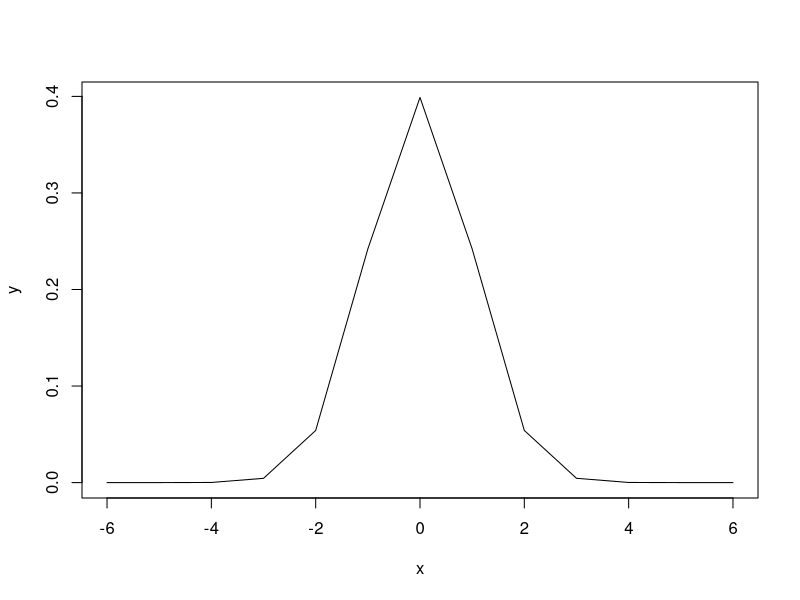
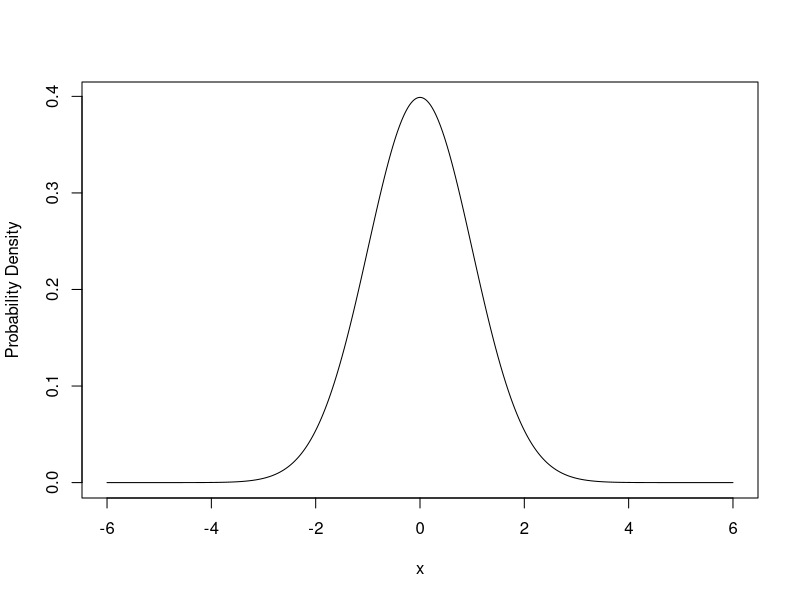
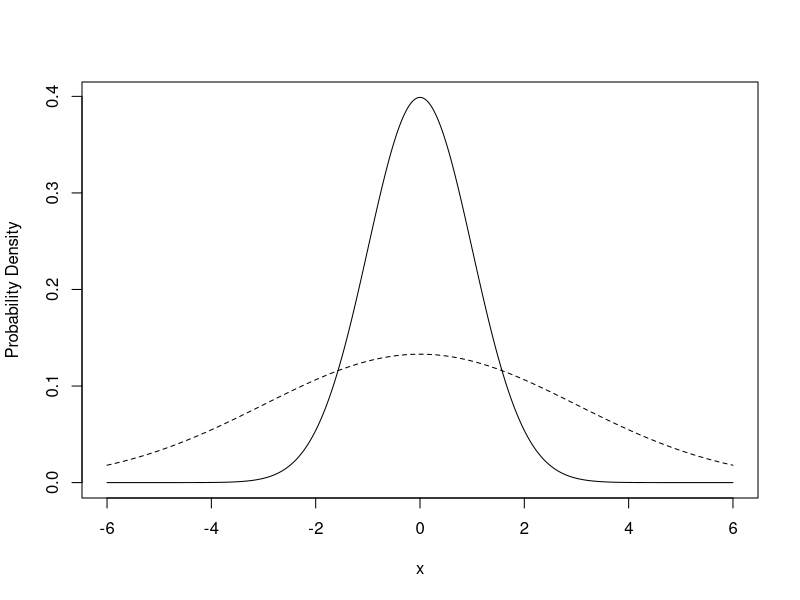
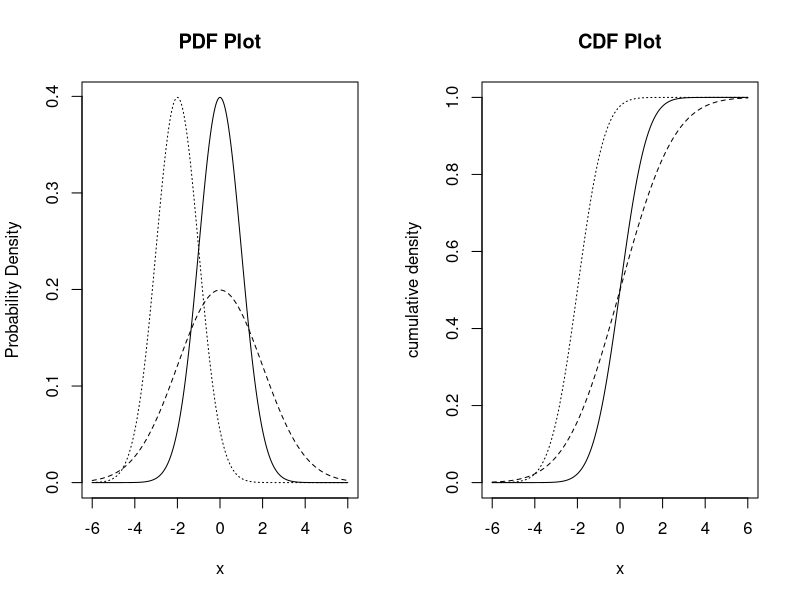

Write R code to recreate these figures, in order.
#In Class Probability 3

dpois(x = 7, lambda = 10.4)

# Standard normal has mean = 0 and sd = 1
dnorm(0.5, mean = 0, sd = 1)

dnorm(1, mean = 0, sd = 1)

# pnorm calculates the cumulative density of a normal distribution

pnorm(0.5, mean = 0, sd = 1)

# How many points?
n = 13

# Create a vector of x-values from -4 to 4:
x = seq(from = -6, to = 6, length.out = n)

# Create the corresponding y-values:
y = dnorm(x, mean = 0, sd = 1)

# plot!
plot(y ~ x, type = "l")

# How many points?
n = 1000

# Create a vector of x-values from -4 to 4:
x = seq(from = -6, to = 6, length.out = n)

# Create the corresponding y-values:
y = dnorm(x, mean = 0, sd = 1)

# plot!
plot(y ~ x, type = "l", ylab = "Probability Density")

#Mean of 0, SD of 2
y_2 = dnorm(x, mean = 0, sd = 3)

plot(y ~ x, type = "l", ylab = "Probability Density")
points(y_2 ~ x, type = "l", lty  = 2)




#Question 5

n = 6
p= 4/6
1 -  pbinom(q = 3, size = n , p= p)

#Q7

n = 6
p = 4/6
1 - pbinom(q = 1, size = n, p=p)


#Q9

par(mfrow = c(1, 2))
n = 1000
x = seq(from = -6, to = 6, length.out = n)
y = dnorm(x, mean = 0, sd = 1)
y_2 <- dnorm(x, mean = 0, sd = 2)
y_3 <- dnorm(x, mean = -2, sd = 1)
plot(y ~ x, type = "l", ylab = "Probability Density", main = "PDF Plot")
points(y_2 ~ x, type = "l", lty  = 2)
points(y_3 ~ x, type = "l", lty  = 3)

y_cdf_1 = pnorm(x, mean = 0, sd = 1)
plot(y_cdf_1 ~ x, type = "l", ylab = "cumulative density", main = "CDF Plot")
y_cdf_2 = pnorm(x, mean = 0, sd = 2)
points(y_cdf_2 ~ x, type = "l", lty = 2)
y_cdf_3 <- pnorm(x, mean = -2, sd = 1)
points(y_cdf_3 ~ x, type = "l", lty = 3)











